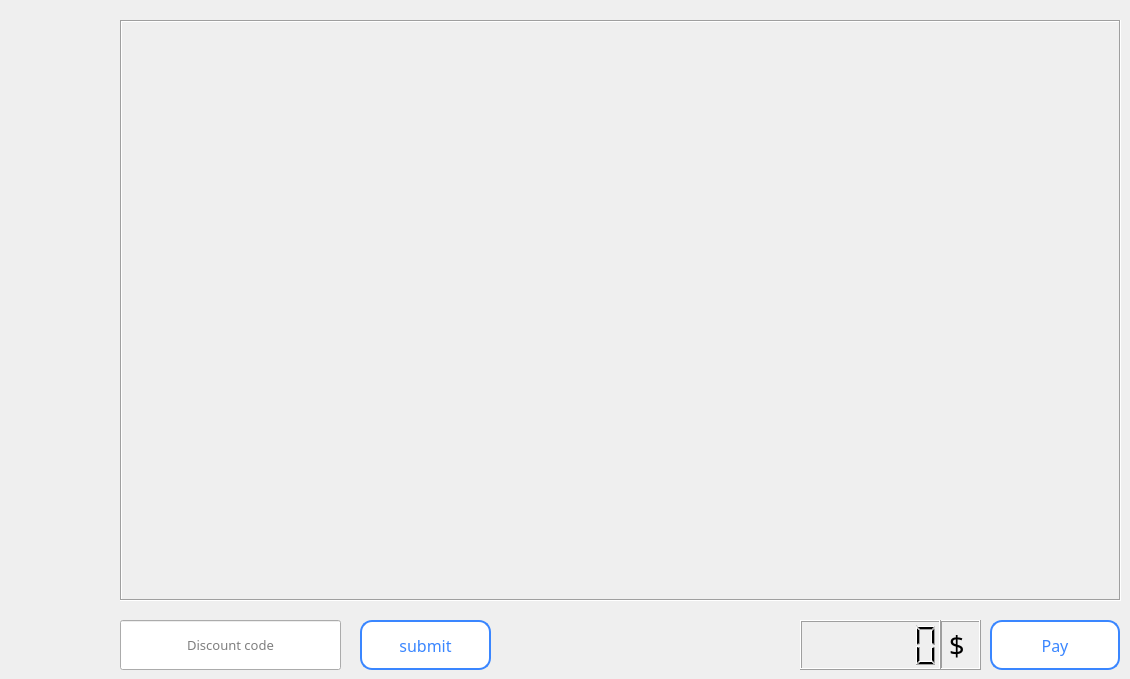
   <widget class="QWidget" name="widget">
    <attribute name="title">
     <string>Cart</string>
    </attribute>
    <widget class="QScrollArea" name="cart_area">
     <property name="geometry">
      <rect>
       <x>120</x>
       <y>20</y>
       <width>1001</width>
       <height>581</height>
      </rect>
     </property>
     <property name="frameShape">
      <enum>QFrame::Box</enum>
     </property>
     <property name="widgetResizable">
      <bool>true</bool>
     </property>
     <widget class="QWidget" name="scrollAreaWidgetContents_2">
      <property name="geometry">
       <rect>
        <x>0</x>
        <y>0</y>
        <width>997</width>
        <height>577</height>
       </rect>
      </property>
     </widget>
    </widget>
    <widget class="QPushButton" name="pay">
     <property name="geometry">
      <rect>
       <x>990</x>
       <y>620</y>
       <width>130</width>
       <height>50</height>
      </rect>
     </property>
     <property name="font">
      <font>
       <family>MV Boli</family>
       <pointsize>12</pointsize>
       <weight>50</weight>
       <italic>false</italic>
       <bold>false</bold>
      </font>
     </property>
     <property name="styleSheet">
      <string notr="true">QPushButton{
	color: rgb(58, 134, 255);
	font: 12pt &quot;MV Boli&quot;;
	background-color: white;
	border: 2px solid rgb(58, 134, 255);
    border-radius: 12px;
}

QPushButton:hover:!pressed   {
	background-color: qlineargradient(spread:pad, x1:0, y1:0, x2:0.857143, y2:0.857955, stop:1 rgba(10, 242, 251, 255), stop:0 rgba(224, 6, 159, 255));
  color: white;
}

QPushButton:pressed   {
  background-color: rgba(224, 6, 159, 255);
  color: white;
}
</string>
     </property>
     <property name="text">
      <string>Pay</string>
     </property>
     <property name="checkable">
      <bool>false</bool>
     </property>
    </widget>
    <widget class="QLCDNumber" name="CartTotalAmount">
     <property name="geometry">
      <rect>
       <x>800</x>
       <y>620</y>
       <width>141</width>
       <height>50</height>
      </rect>
     </property>
     <property name="frameShape">
      <enum>QFrame::Box</enum>
     </property>
     <property name="frameShadow">
      <enum>QFrame::Raised</enum>
     </property>
     <property name="lineWidth">
      <number>1</number>
     </property>
     <property name="smallDecimalPoint">
      <bool>false</bool>
     </property>
     <property name="digitCount">
      <number>6</number>
     </property>
     <property name="segmentStyle">
      <enum>QLCDNumber::Filled</enum>
     </property>
     <property name="intValue" stdset="0">
      <number>0</number>
     </property>
    </widget>
    <widget class="QLabel" name="dollar_2">
     <property name="geometry">
      <rect>
       <x>940</x>
       <y>620</y>
       <width>41</width>
       <height>50</height>
      </rect>
     </property>
     <property name="font">
      <font>
       <family>MV Boli</family>
       <pointsize>20</pointsize>
      </font>
     </property>
     <property name="frameShape">
      <enum>QFrame::Box</enum>
     </property>
     <property name="frameShadow">
      <enum>QFrame::Raised</enum>
     </property>
     <property name="text">
      <string>$</string>
     </property>
    </widget>
    <widget class="QLineEdit" name="discount_code">
     <property name="geometry">
      <rect>
       <x>120</x>
       <y>620</y>
       <width>221</width>
       <height>50</height>
      </rect>
     </property>
     <property name="font">
      <font>
       <family>MV Boli</family>
       <pointsize>10</pointsize>
      </font>
     </property>
     <property name="text">
      <string/>
     </property>
     <property name="alignment">
      <set>Qt::AlignCenter</set>
     </property>
     <property name="placeholderText">
      <string>Discount code</string>
     </property>
     <property name="clearButtonEnabled">
      <bool>true</bool>
     </property>
    </widget>
    <widget class="QPushButton" name="use_copon">
     <property name="geometry">
      <rect>
       <x>360</x>
       <y>620</y>
       <width>131</width>
       <height>50</height>
      </rect>
     </property>
     <property name="font">
      <font>
       <family>MV Boli</family>
       <pointsize>12</pointsize>
       <weight>50</weight>
       <italic>false</italic>
       <bold>false</bold>
      </font>
     </property>
     <property name="styleSheet">
      <string notr="true">QPushButton{
	color: rgb(58, 134, 255);
	font: 12pt &quot;MV Boli&quot;;
	background-color: white;
	border: 2px solid rgb(58, 134, 255);
    border-radius: 12px;
}

QPushButton:hover:!pressed   {
	background-color: qlineargradient(spread:pad, x1:0, y1:0, x2:0.857143, y2:0.857955, stop:1 rgba(10, 242, 251, 255), stop:0 rgba(224, 6, 159, 255));
  color: white;
}

QPushButton:pressed   {
  background-color: rgba(224, 6, 159, 255);
  color: white;
}
</string>
     </property>
     <property name="text">
      <string>submit</string>
     </property>
     <property name="checkable">
      <bool>false</bool>
     </property>
    </widget>
    <zorder>cart_area</zorder>
    <zorder>pay</zorder>
    <zorder>dollar_2</zorder>
    <zorder>discount_code</zorder>
    <zorder>use_copon</zorder>
    <zorder>CartTotalAmount</zorder>
   </widget>
